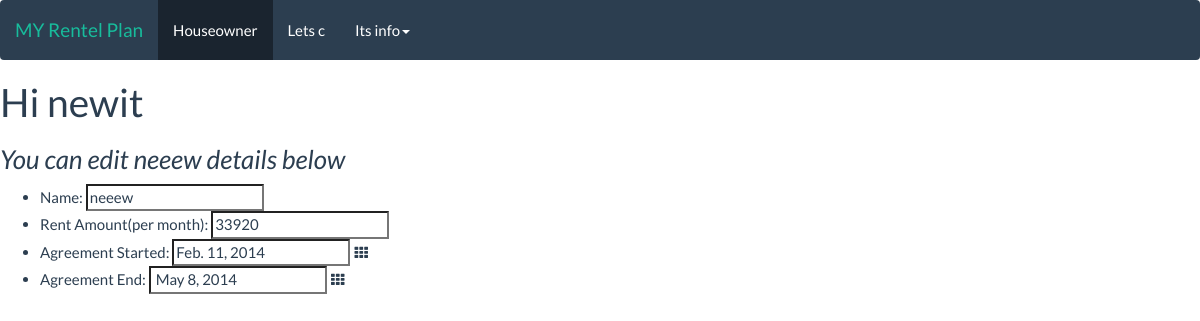
/renterinfo/1/edit, run on an earlier commit of the app's database.
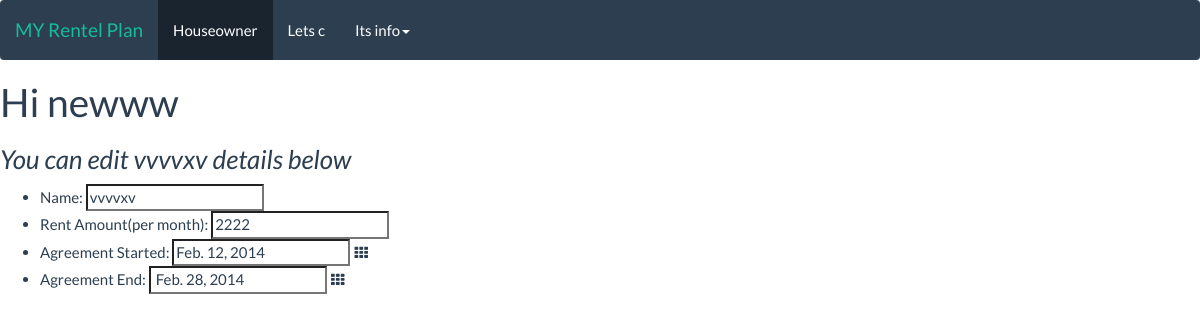
And on a later commit of the database.
### Renter/models.py (models this page shows)
class RenterInfo(models.Model):
    HOID = models.ForeignKey(HouseOwner)
    full_name = models.CharField(max_length=200)
    previous_address = models.CharField(max_length=200)
    rent_amount  = models.IntegerField(default=0)
    start_rent_date = models.DateField('Agreement started')
    end_rent_date = models.DateField('Agreement Ended')
    deposit_by_renter = models.IntegerField(default=0)
    Months_year = ( ('Jan', 'January'),
                ('Feb', 'February'),
                ('Mar', 'March'),
                ('Apr', 'April'),
                ('May', 'May'),
                ('Jun', 'June'),
                ('Jul', 'July'),
                ('Aug', 'August'),
                ('Sep', 'September'),
                ('Oct', 'October'),
                ('Nov', 'November'),
                ('Dec', 'December'))
    def __unicode__(self):  # Python 3: def __str__(self):
         return self.full_name

### houseowner/models.py (models this page shows)
class HouseOwner(models.Model):
    Full_Name = models.CharField(max_length=200)
    Address_of_houseowner = models.CharField(max_length=200)
    No_of_renters  = models.IntegerField(default=0)
    Houseownerjoinedthesite = models.DateTimeField('House owner join site')
    def __unicode__(self):  # Python 3: def __str__(self):
        return self.Full_Name

### Renter/views.py (the view)
# urls.py: url(r'^(?P<renter_id>\d+)/edit$', views.editrenterinfo, name='editrenterinfo'),
def editrenterinfo(request, renter_id):
    renterinfo = get_object_or_404(RenterInfo, pk=renter_id)
    print dir(renterinfo)
    if renterinfo:
        return render(request, 'renterinfo/Editrenterinfo.html', {'renterinfo': renterinfo} )
    else:
        error_message = "fuck nothing gotten what the hell"
        return render(request, 'renterinfo/Editrenterinfo.html', {'error_message': error_message} )

### Renter/templates/renterinfo/Editrenterinfo.html (shortened to what this page needs)
{% extends "header_templet.html" %}
{% block content %}
<h1>Hi  {{renterinfo.HOID}}</h1>
<h3><i>You can edit {{renterinfo}} details below</i></h3>
<ul>     <li Title="Full name of renter" >Name:
             <input name="RenterName" value="{{renterinfo.full_name}}" />
         </li>
        <li Title="Rent Amount paied by {{renterinfo.full_name}}" >Rent Amount(per month):
           <input name="RenterMonthrent" value="{{renterinfo.rent_amount}}" /></li>
        <li Title="Agreement Started for {{renterinfo.full_name}}" >Agreement Started:
           <span id ='sandbox-container' class="input-append date">
              <input type="text" name="Start_Rent_Date"  value="{{renterinfo.start_rent_date}}" class="span2"/>
              <span class="add-on"><i class="icon-th"></i></span>
           </span> </li>
        <li Title="Agreement End for {{renterinfo.full_name}}" >Agreement End:
           <span id ='sandbox-container' class="input-append date">
              <input type="text" name="End_Rent_Date"  value=" {{renterinfo.end_rent_date}}" class="span2"/>
              <span class="add-on"><i class="icon-th"></i></span>
           </span> </li>
{% endblock %}

What changed in the data, as far as the page shows it:
changed RenterInfo: HOID "newit" → "newww"; full_name "neeew" → "vvvvxv"; RenterName "neeew" → "vvvvxv"; RenterMonthrent "33920" → "2222"; Start_Rent_Date "Feb. 11, 2014" → "Feb. 12, 2014"; End_Rent_Date "May 8, 2014" → "Feb. 28, 2014"
